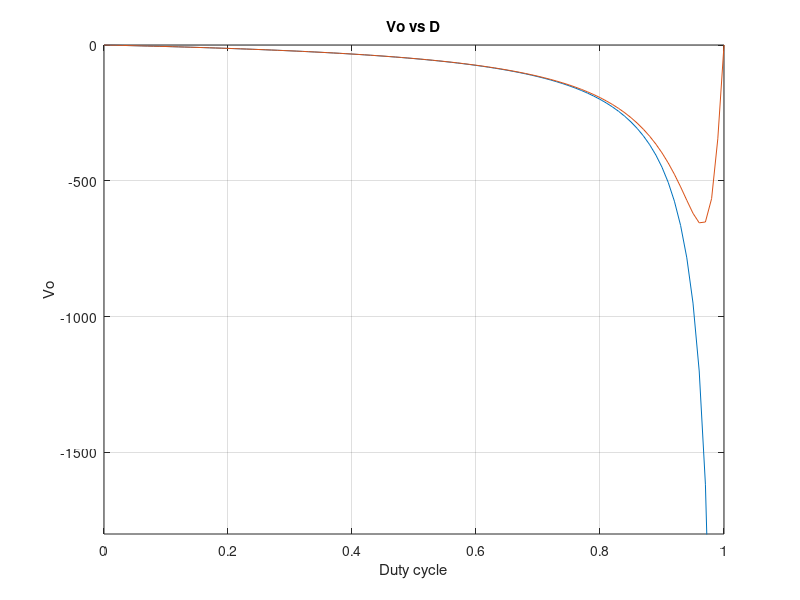

Source code (MATLAB):
%Reset
clc
clear

%Inputs
Vdc = 50;
f = 100e3;
D = 0.75;
R = 75;
RL = 0.1;
L = ((((1-D)^2)*R)/(2*f))*1.2;
C = ((D)/(R*f*0.05));


i = 1;
for d = 0:0.01:1
    Vo_ideal(1,i) = -Vdc*((d)/(1-d));
    Vo_ESR(1,i) = -Vdc*((d)/(((RL)/((R*(1-d))))+(1-d)));
    i= i+1;
end
d = 0:0.01:1;
plot(d,Vo_ideal)
hold on 
plot(d,Vo_ESR)
grid on
title('Vo vs D')
xlabel('Duty cycle')
ylabel('Vo')
axis([0 1 -1800 0])

